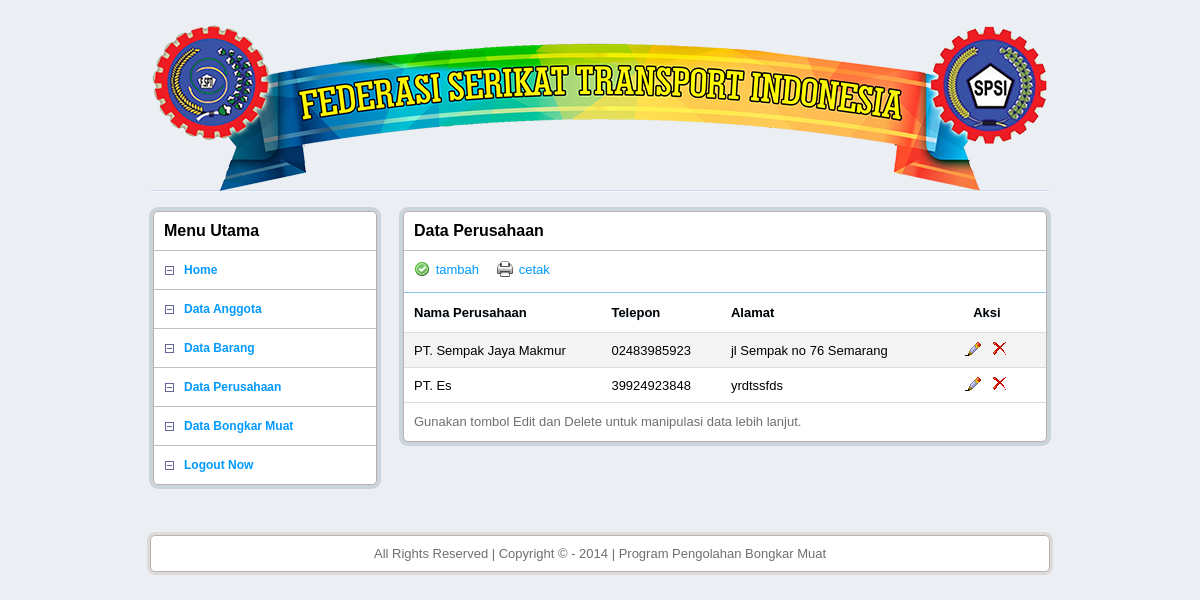
Screenshot of /admin/perusahaan/index.php (signed in) with the database file from the repository.
### tables this page shows
CREATE TABLE `perusahaan` (
  `id_perusahaan` int(11) NOT NULL AUTO_INCREMENT,
  `nama` varchar(50) DEFAULT NULL,
  `alamat` text,
  `telepon` varchar(12) DEFAULT NULL,
  PRIMARY KEY (`id_perusahaan`)
);

### lib/Database.php (called while the page is built, shortened)
<?php
class Database {
    private static $dsn = 'mysql:host=localhost;dbname=bongkar';
    private static $username = 'root';
    private static $password = '';
    protected static $_db;
    protected static $_query;
    private static $PDOInstance = NULL;
    protected function __construct() {
        try {
            static::$_db = new PDO(static::$dsn, static::$username, static::$password);
            static::$_db->setAttribute(PDO::ATTR_ERRMODE, PDO::ERRMODE_EXCEPTION);
            static::$_db->exec('SET CHARACTER SET utf8');
            return static::$_db;
        } catch (Exception $ex) {
            static::errormessage($ex);
        }
    }
    protected static function getConnection() {
        if (static::$PDOInstance === NULL) {
            static::$PDOInstance = new static;
        }
        return static::$PDOInstance;
    }
    public static function get($table, $field = array()) {
        if($field) {
            static::$_query = "SELECT ". implode(',', $field). " FROM ". $table;
        }else{
            static::$_query = "SELECT * FROM ". $table;
        }
        return static::getConnection();
    }
    public static function result($hasil = NULL) {
        try {
            $countdata = substr_count(static::$_query, "WHERE");
            $output = "";
            do {
                $result = preg_split("/(WHERE)/", static::$_query, 2, PREG_SPLIT_DELIM_CAPTURE);
                static::$_query = preg_replace("/WHERE/", "AND", array_pop($result), $countdata, $count);
                $output .= implode($result);
            } while ($count || !($output.=static::$_query));
            $filter = filter_var($output, FILTER_SANITIZE_STRING);
            $stmt = static::$_db->prepare($filter);
            $stmt->execute();
            if (empty($hasil))
                return $stmt->fetchAll(PDO::FETCH_ASSOC);
            return $stmt->fetchAll($hasil);
        } catch (Exception $ex) {
            echo static::errormessage($ex);
        }
    }
}
?>

### admin/perusahaan/index.php (the view, shortened to what this page needs)
<?php
require_once('../../lib/Database.php');
$data = Database::get('perusahaan')->result();
?>
<!DOCTYPE html>
<html lang="en">
<head>
    <link rel="stylesheet" type="text/css" href="../../assets/images/style.css">
</head>
<body>
    <div class="wrap">
        <div class="header">
            <a href="../../index.php"><img src="../../assets/images/logo.png" alt="Logo"></a>
        </div>
        <div class="page">
            <?php include_once '../../navigasi.php';?>
            <div class="p-right">
                <div class="box">
                    <h1>Data Perusahaan</h1>
                    <p>
                        <a href="tambah.php" title="Tambah Perusahaan"><img src="../../assets/images/s_okay.png">
                            <label class="tambah">tambah</label>
                        </a> &nbsp; &nbsp;
                        <a href="../../laporan/lap_perusahaan.php" title="Cetak Anggota">
                            <img src="../../assets/images/printer.png">
                            <label class="tambah">cetak</label>
                        </a>
                    </p>
                    <table border="0">
                        <tr class="head">
                            <td width="180">Nama Perusahaan</td>
                            <td width="100">Telepon</td>
                            <td width="190">Alamat</td>
                            <td width="100" align="center">Aksi</td>
                        </tr>
                        <?php if($data): ?>
                        <?php foreach($data as $d) : ?>
                        <tr class="data">
                            <td>
                                <?php echo ucfirst($d['nama']); ?>
                            </td>
                            <td>
                                <?php echo $d['telepon']; ?>
                            </td>
                            <td>
                                <?php echo $d['alamat']; ?>
                            </td>
                            <td align="center">
                                <a href="edit.php?id=<?php echo $d['id_perusahaan']; ?>" title="Ubah Perusahaan"><img src="../../assets/images/b_edit.png">
                                </a> &nbsp
                                <a href="hapus.php?id=<?php echo $d['id_perusahaan']; ?>" title="Hapus Perusahaan"><img src="../../assets/images/b_drop.png">
                                </a>
                            </td>
                        </tr>
                        <?php endforeach; ?>
                        <?php else : ?>
                        <tr class="no-data">
                            <td colspan="6">Maaf, belum ada data perusahaan saat ini</td>
                        </tr>
                        <?php endif; ?>
                    </table>
                    <p>Gunakan tombol Edit dan Delete untuk manipulasi data lebih lanjut.</p>
                </div>
            </div>
        </div>
        <div class="footer">
            All Rights Reserved | Copyright &copy; - 2014 | Program Pengolahan Bongkar Muat
        </div>
    </div>
</body>
</html>

### assets/images/style.css (style rules this page uses)
* { margin:0; padding:0; outline:none; }
body { font-size:13px; font-family:Arial, Helvetica, sans-serif; color:#6F6F6F; background:#EBEFF3; }
a { color:#0099FF; text-decoration:none; }
p { margin:0; padding:10px; line-height:18px; }
table { margin:0; width:100%; border-collapse:collapse; }
td { padding:0 10px; border-bottom:1px solid #DDDDDD; }
tr:nth-child(odd) { background:#FFFFFF; }
tr:nth-child(even) { background:#F4F4F4; }
tr.head { height:40px; font-weight:bold; color:#000; background:-moz-linear-gradient(top, #E5F1FF 3%, #BDDBFD 3%, #90C3FC 100%); border-top:1px solid #89C7EA; border-bottom:1px solid #64B0DB; text-shadow:0px 1px 0px #DEF1FB; }
tr.data { height:35px; color:#000; width: 100%; }
.wrap { margin:20px auto; width:900px!important; text-align:justify; }
.header { height:170px; border-bottom:1px solid #CCDCEC; box-shadow:0px 1px 0px #F5F9FD; }
.page { margin:20px 0; padding:0; }
.p-right { float:right; width:650px!important; }
.box { margin:0 3px 20px 3px; border:1px solid #B8AFAF; background:#FFFFFF; box-shadow:0px 0px 0px 4px #CCD4DB; border-radius:5px; }
.box h1 { margin:0; padding:10px 10px; border-bottom:1px solid #C0C0C0; background:-moz-linear-gradient(top, #FFFFFF 3%, #F5F5F5 3%, #EBEBEB 100%); font-size:16px; border-radius:10px 10px 0 0; text-shadow:0px 1px 0px #fff; color:#000; }
.footer { margin:30px 0; padding:10px 20px; text-align:center; border:1px solid #B8AFAF; background:#FFFFFF; box-shadow:0px 0px 0px 3px #DFDBDB; border-radius:5px; }
.tambah { position: relative; top: -3px; margin-left: 2px; cursor: pointer; }

### rows the page displays
perusahaan: nama "PT. Sempak Jaya Makmur", telepon "02483985923", alamat "jl Sempak no 76 Semarang"
perusahaan: nama "PT. Es", telepon "39924923848", alamat "yrdtssfds"
